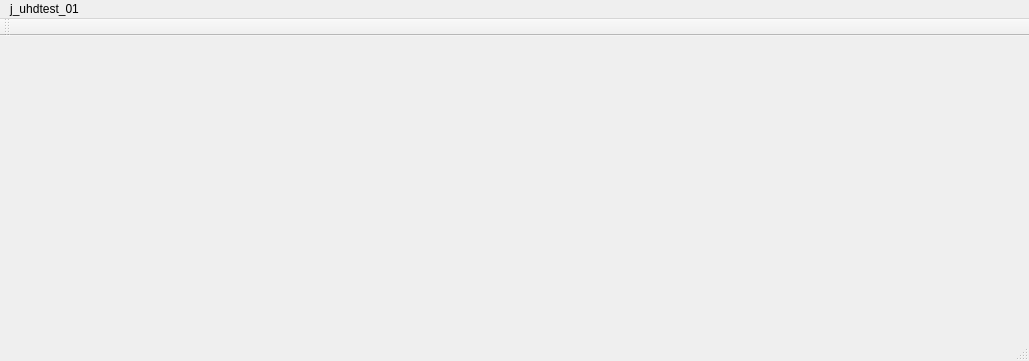
<?xml version="1.0" encoding="UTF-8"?>
<ui version="4.0">
 <class>MainWindow</class>
 <widget class="QMainWindow" name="MainWindow">
  <property name="geometry">
   <rect>
    <x>0</x>
    <y>0</y>
    <width>1029</width>
    <height>361</height>
   </rect>
  </property>
  <property name="windowTitle">
   <string>MainWindow</string>
  </property>
  <widget class="QWidget" name="centralWidget">
   <widget class="QCustomPlot" name="qcp0" native="true">
    <property name="geometry">
     <rect>
      <x>10</x>
      <y>10</y>
      <width>501</width>
      <height>281</height>
     </rect>
    </property>
   </widget>
   <widget class="QCustomPlot" name="qcp1" native="true">
    <property name="geometry">
     <rect>
      <x>520</x>
      <y>10</y>
      <width>501</width>
      <height>281</height>
     </rect>
    </property>
   </widget>
  </widget>
  <widget class="QMenuBar" name="menuBar">
   <property name="geometry">
    <rect>
     <x>0</x>
     <y>0</y>
     <width>1029</width>
     <height>24</height>
    </rect>
   </property>
   <widget class="QMenu" name="menuJ_uhdtest_01">
    <property name="title">
     <string>j_uhdtest_01</string>
    </property>
   </widget>
   <addaction name="menuJ_uhdtest_01"/>
  </widget>
  <widget class="QToolBar" name="mainToolBar">
   <attribute name="toolBarArea">
    <enum>TopToolBarArea</enum>
   </attribute>
   <attribute name="toolBarBreak">
    <bool>false</bool>
   </attribute>
  </widget>
  <widget class="QStatusBar" name="statusBar"/>
 </widget>
 <layoutdefault spacing="6" margin="11"/>
 <customwidgets>
  <customwidget>
   <class>QCustomPlot</class>
   <extends>QWidget</extends>
   <header>qcustomplot.h</header>
   <container>1</container>
  </customwidget>
 </customwidgets>
 <resources/>
 <connections/>
</ui>
